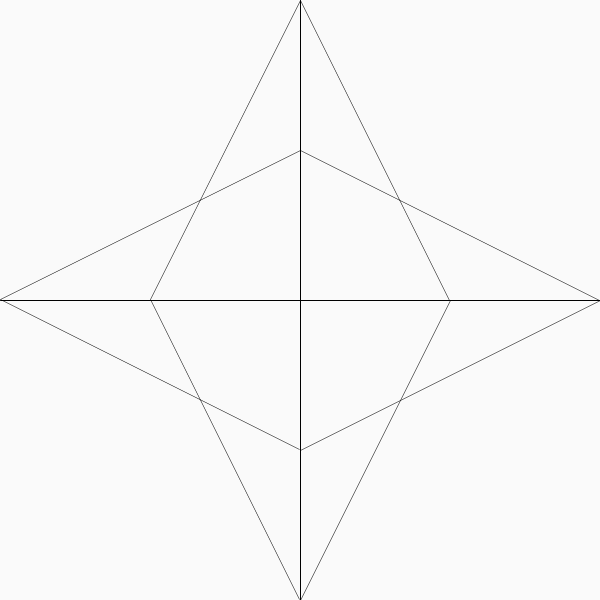
Frame 1 (no input)
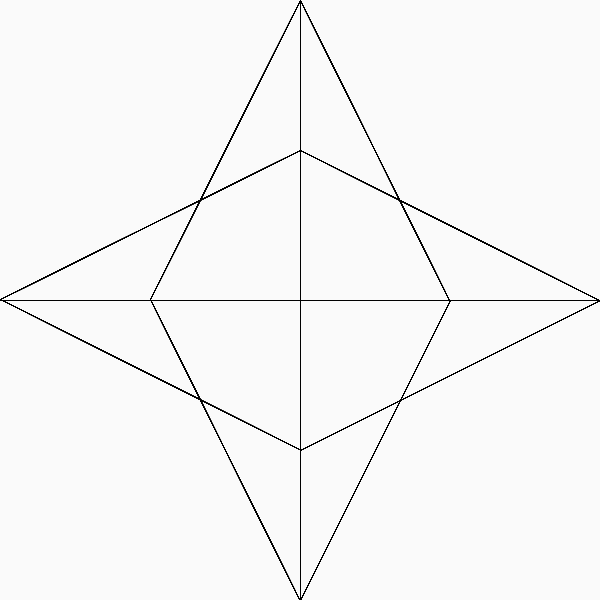
Frame 60 (the mouse pressed at the canvas centre just before this capture)
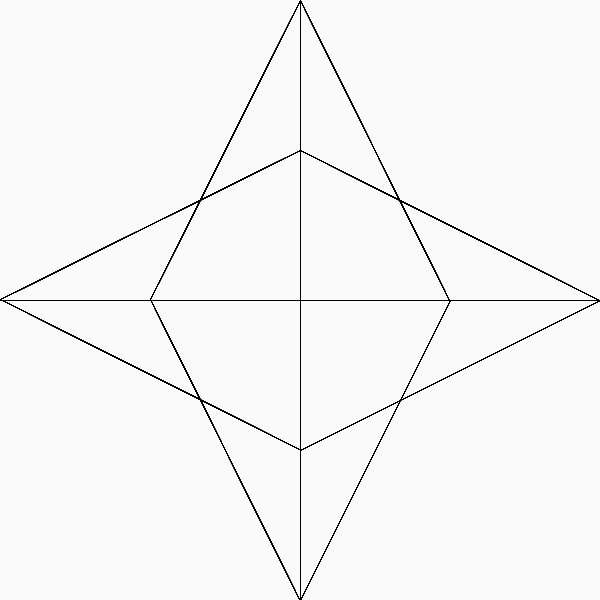
Frame 120 (the mouse held since frame 60 and released just before this capture)

The Processing sketch that drew these frames (run headless with seeded random() and noise(); from frame 60 on, the mouse is pressed at the canvas centre):

// Processing sketch: processing_182979
// ── processing_182979.pde

int xIntensity, yIntensity;
int xStep, yStep;
 
void setup(){
  size(600,600);
  background(250);
}
 
void draw(){
  
  xIntensity = 2;
  yIntensity = 2;
   
  xStep = int( width / xIntensity );
  yStep = int( height / yIntensity );
   
  pushMatrix();
  translate(width/2,height/2);
  scale(0.5);
    for( int i = 0; i < 4; i++ ){
      rotate(i*PI/2);
      linegular();
    }
  popMatrix(); 
   
  line(0,height/2,width,height/2);
  line(width/2,0,width/2,height);
}
 
void linegular(){
  for( int j = yStep, i = width; i > 0; i -= xStep ){   
    line(0,j,i,0);
    j+=yStep; 
    if(j>height) break;
  }
}
